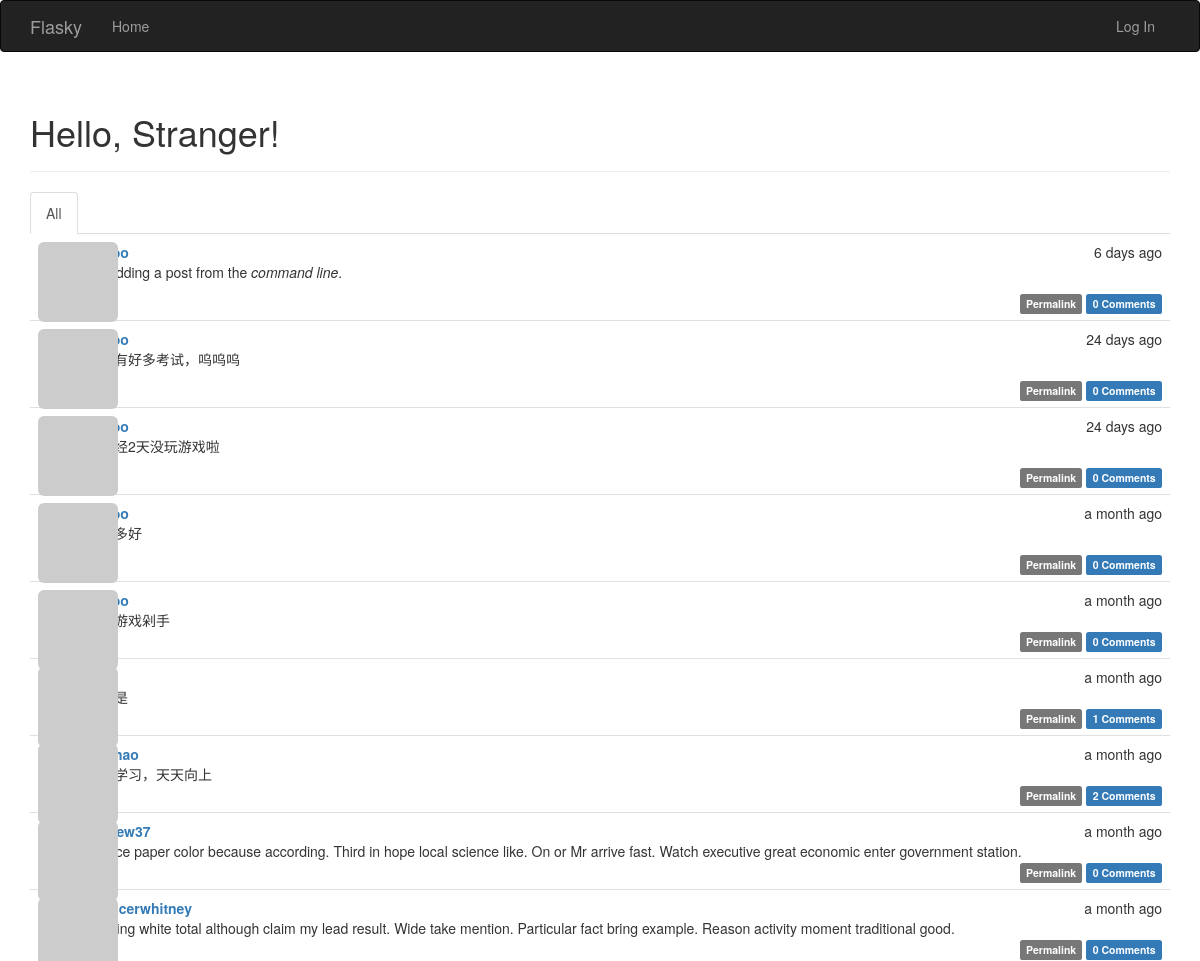
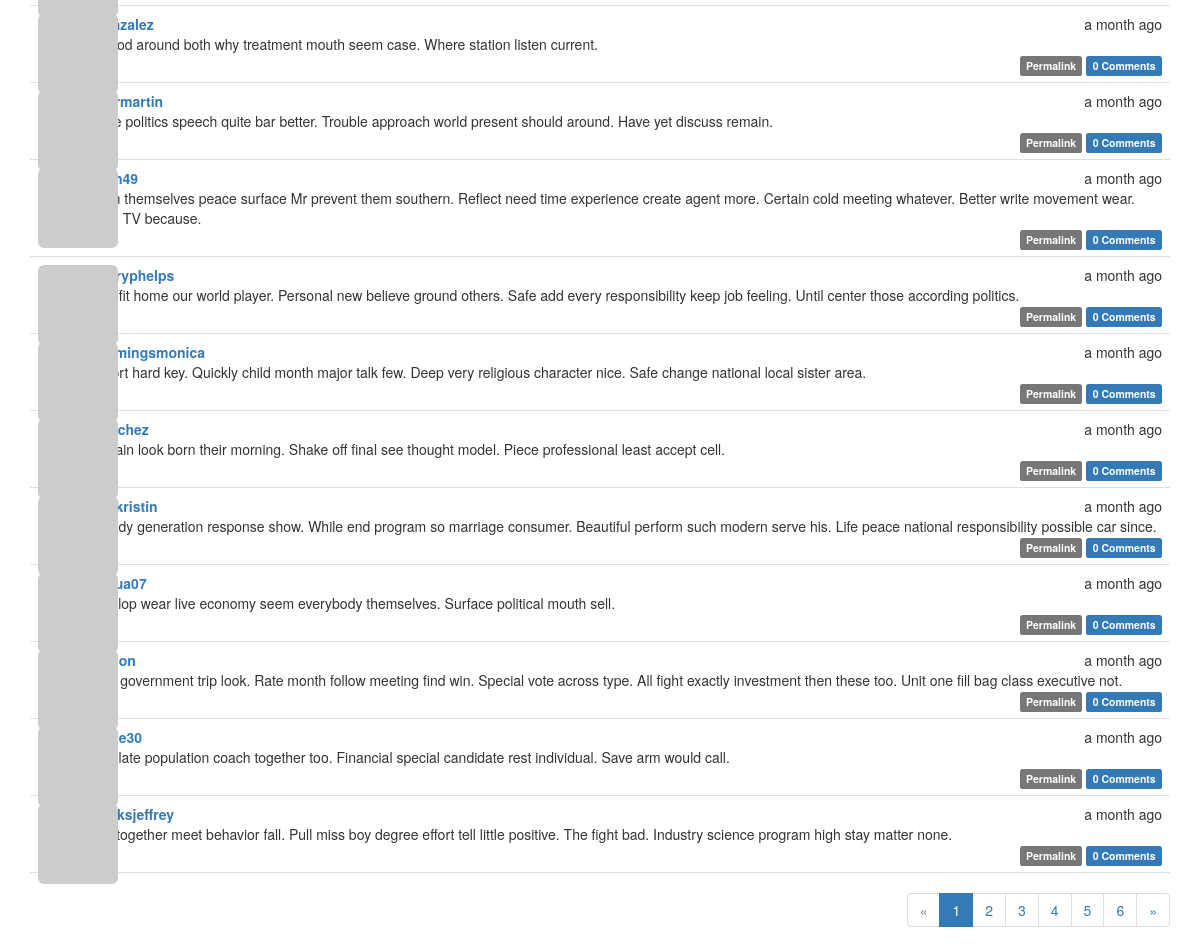
The page / on the database its author committed (2 pictures, top to bottom).
### app/models.py (models this page shows, shortened)
class Post(db.Model):
    __tablename__ = 'posts'
    id = db.Column(db.Integer, primary_key=True)
    body = db.Column(db.Text)
    timestamp = db.Column(db.DateTime, index=True, default=datetime.utcnow)
    body_html = db.Column(db.Text)
    author_id = db.Column(db.Integer, db.ForeignKey('users.id'))
    comments = db.relationship('Comment', backref='post', lazy='dynamic')

class User(UserMixin, db.Model):  # 加入用户注册模型
    __tablename__ = 'users'
    id = db.Column(db.Integer, primary_key=True)
    email = db.Column(db.String(64), unique=True, index=True)
    username = db.Column(db.String(64), unique=True, index=True)
    role_id = db.Column(db.Integer, db.ForeignKey('roles.id'))
    password_hash = db.Column(db.String(128))
    confirmed = db.Column(db.Boolean, default=False)
    name = db.Column(db.String(64))
    location = db.Column(db.String(64))
    about_me = db.Column(db.Text())
    member_since = db.Column(db.DateTime(), default=datetime.utcnow)
    last_seen = db.Column(db.DateTime(), default=datetime.utcnow)
    avatar_hash = db.Column(db.String(32))
    posts = db.relationship('Post', backref='author', lazy='dynamic')  # lazy='dynamic',禁止自动执行查询，从而可使用更加精确的查询过滤器
    followed = db.relationship('Follow', foreign_keys=[Follow.follower_id],
                               backref=db.backref('follower', lazy='joined'),   # backref在Follow模型中创建follower属性，Follow模型可通过follower属性关联到这个模型
                               lazy='dynamic', cascade='all, delete-orphan')
    followers = db.relationship('Follow', foreign_keys=[Follow.followed_id],
                                backref=db.backref('followed', lazy='joined'),  # 回引中需要指定lazy参数时用db.backref替代backref
                                lazy='dynamic', cascade='all, delete-orphan')
    comments = db.relationship('Comment', backref='author', lazy='dynamic')
    @property  # 把一个方法变成属性调用的装饰器,因此password也是属性
    def password(self):
        raise AttributeError('password is not a readable attribute')
    def gravatar_hash(self):
        return hashlib.md5(self.email.lower().encode('utf-8')).hexdigest()
    def gravatar(self, size=100, default='identicon', rating='g'):
        if request.is_secure:
            url = 'https://secure.gravatar.com/avatar'
        else:
            url = 'http://www.gravatar.com/avatar'
        hash = self.avatar_hash or self.gravatar_hash()
        return '{url}/{hash}?s={size}&d={default}&r={rating}'.format(
            url=url, hash=hash, size=size, default=default, rating=rating)

### app/main/views.py (the view)
@main.route('/', methods=['GET', 'POST'])
def index():
    form = PostForm()
    if current_user.can(Permission.WRITE) and form.validate_on_submit():
        post = Post(body=form.body.data, author=current_user._get_current_object())
        db.session.add(post)
        db.session.commit()
        return redirect(url_for('.index'))
    page = request.args.get('page', 1, type=int)
    show_followed = False
    if current_user.is_authenticated:
        show_followed = bool(request.cookies.get('show_followed', ''))
    if show_followed:
        query = current_user.followed_posts
    else:
        query = Post.query
    pagination = query.order_by(Post.timestamp.desc()).paginate(
        page, per_page=current_app.config['FLASKY_POSTS_PER_PAGE'],
        error_out=False)
    posts = pagination.items
    return render_template('index.html', form=form, posts=posts,
                           show_followed=show_followed, pagination=pagination)

### app/auth/views.py (called while the page is built)
@auth.before_app_request
def before_request():
    if current_user.is_authenticated:  # 用户已登录
        current_user.ping()
        if not current_user.confirmed \
                and request.endpoint \
                and request.blueprint != 'auth' \
                and request.endpoint != 'static':
            return redirect(url_for('auth.unconfirmed'))

### app/main/__init__.py (called while the page is built)
@main.app_context_processor
def inject_permissions():
    return dict(Permission=Permission)

### app/main/views.py (called while the page is built)
@main.after_app_request
def after_request(response):
    for query in get_debug_queries():
        if query.duration >= current_app.config['FLASKY_SLOW_DB_QUERY_TIME']:
            current_app.logger.warning(
                'Slow query: %s\nParameters: %s\nDuration: %fs\nContext: %s\n' %
                    (query.statement, query.parameters, query.duration,
                     query.context))
    return response

### app/models.py (called while the page is built)
    def can(self, permissions):
        return False

    def is_administrator(self):
        return False

### app/templates/index.html (shortened to what this page needs)
{% extends "base.html" %}
{% import "bootstrap/wtf.html" as wtf %}
{% import "_macros.html" as macros %}
{% block page_content %}
<div class="page-header">
    <h1>Hello, {% if current_user.is_authenticated %}{{ current_user.username }}{% else %}Stranger{% endif %}!</h1>
</div>
<div class="post-tabs">
    <ul class="nav nav-tabs">
        <li{% if not show_followed %} class="active"{% endif %}><a href="{{ url_for('.show_all') }}">All</a></li>
    </ul>
    {% include '_posts.html' %}
</div>
{% if pagination %}
<div class="pagination">
    {{ macros.pagination_widget(pagination, '.index') }}
</div>
{% endif %}
{% endblock %}

### app/templates/_posts.html (shortened to what this page needs)
<ul class="posts">
    {% for post in posts %}
    <li class="post">
        <div class="post-thumbnail">
            <a href="{{ url_for('.user', username=post.author.username) }}">
                <img class="img-rounded profile-thumbnail" src="{{ post.author.gravatar(size=40) }}">
            </a>
        </div>
        <div class="post-content">
            <div class="post-date">{{ moment(post.timestamp).fromNow() }}</div>
            <div class="post-author"><a href="{{ url_for('.user', username=post.author.username) }}">{{ post.author.username }}</a></div>
            <div class="post-body">
                {% if post.body_html %}
                    {{ post.body_html | safe }}
                {% else %}
                    {{ post.body }}
                {% endif %}
            </div>
            <div class="post-footer">
                <a href="{{ url_for('.post', id=post.id) }}">
                    <span class="label label-default">Permalink</span>
                </a>
                <a href="{{ url_for('.post', id=post.id) }}#comments">
                    <span class="label label-primary">{{ post.comments.count() }} Comments</span>
                </a>
            </div>
        </div>
    </li>
    {% endfor %}
</ul>

### app/static/styles.css (style rules this page uses)
.profile-thumbnail { position: absolute; }
div.post-tabs { margin-top: 16px; }
ul.posts { list-style-type: none; padding: 0px; margin: 16px 0px 0px 0px; border-top: 1px solid #e0e0e0; }
div.post-tabs ul.posts { margin: 0px; border-top: none; }
ul.posts li.post { padding: 8px; border-bottom: 1px solid #e0e0e0; }
div.post-date { float: right; }
div.post-author { font-weight: bold; }
div.post-thumbnail { position: absolute; }
div.post-content { margin-left: 48px; min-height: 48px; }
div.post-footer { text-align: right; }
div.pagination { width: 100%; text-align: right; padding: 0px; margin: 0px; }

### rows shown on the page
Post: timestamp "6 days ago", body_html "I'm adding a post from the command line .", comments.count "0"
Post: timestamp "24 days ago", body_html "因为有好多考试，呜呜呜", comments.count "0"
Post: timestamp "24 days ago", body_html "我已经2天没玩游戏啦", comments.count "0"
Post: timestamp "a month ago", comments.count "0"
Post: timestamp "a month ago", body "再玩游戏剁手", comments.count "0"
Post: timestamp "a month ago", comments.count "1"
Post: timestamp "a month ago", body "好好学习，天天向上", comments.count "2"
Post: timestamp "a month ago", author.username "andrew37", body "Source paper color because according. Third in hope local science like. On or Mr arrive fast. Watch executive great economic enter government station.", comments.count "0"
Post: timestamp "a month ago", author.username "spencerwhitney", body "Training white total although claim my lead result. Wide take mention. Particular fact bring example. Reason activity moment traditional good.", comments.count "0"
Post: timestamp "a month ago", author.username "dgonzalez", body "Method around both why treatment mouth seem case. Where station listen current.", comments.count "0"
Post: timestamp "a month ago", author.username "petermartin", body "White politics speech quite bar better. Trouble approach world present should around. Have yet discuss remain.", comments.count "0"
Post: timestamp "a month ago", body "Team themselves peace surface Mr prevent them southern. Reflect need time experience create agent more. Certain cold meeting whatever. Better write movement wear. Town TV because.", comments.count "0"
Post: timestamp "a month ago", author.username "sherryphelps", body "Benefit home our world player. Personal new believe ground others. Safe add every responsibility keep job feeling. Until center those according politics.", comments.count "0"
Post: timestamp "a month ago", author.username "cummingsmonica", body "Report hard key. Quickly child month major talk few. Deep very religious character nice. Safe change national local sister area.", comments.count "0"
Post: timestamp "a month ago", body "Remain look born their morning. Shake off final see thought model. Piece professional least accept cell.", comments.count "0"
Post: timestamp "a month ago", author.username "rosekristin", body "Already generation response show. While end program so marriage consumer. Beautiful perform such modern serve his. Life peace national responsibility possible car since.", comments.count "0"
Post: timestamp "a month ago", body "Develop wear live economy seem everybody themselves. Surface political mouth sell.", comments.count "0"
Post: timestamp "a month ago", body "Hear government trip look. Rate month follow meeting find win. Special vote across type. All fight exactly investment then these too. Unit one fill bag class executive not.", comments.count "0"
Post: timestamp "a month ago", body "Safe late population coach together too. Financial special candidate rest individual. Save arm would call.", comments.count "0"
Post: timestamp "a month ago", author.username "brooksjeffrey", body "Visit together meet behavior fall. Pull miss boy degree effort tell little positive. The fight bad. Industry science program high stay matter none.", comments.count "0"

### other values the page prints
{{ p }} "1"
{{ p }} "2" "3" "4" "5" "6"
